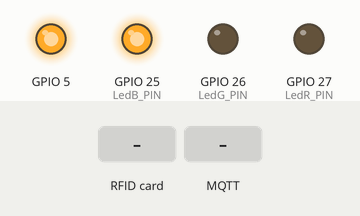
The sketch below on a simulated ESP32. Parts: output pins drawn as LEDs (lit = HIGH). Dashed ring = blinking. The inputs (shaded band) are chosen by the test bench. WiFi joins after 1.5 s; servers stay silent unless stated; no MQTT or app messages arrive unless stated; what the sketch prints to the serial monitor is not drawn.

Above: at 2.7 s.
2.8 s: RFID card 5E 7A 19 C4 held to the reader
At 4.7 s:
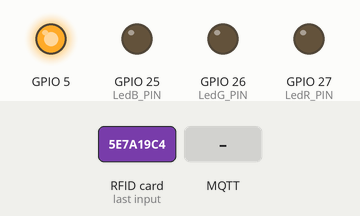
5.8 s: MQTT message "Access authorised" arrives on the first subscribed topic
At 8.3 s:
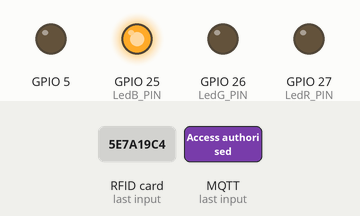
8.8 s: MQTT message "Access refused" arrives on the first subscribed topic
At 9.2 s:
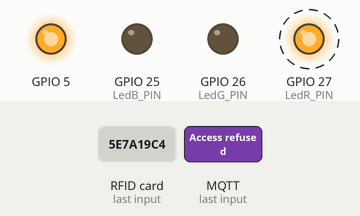
10.3 s: RFID card 5E 7A 19 C4 held to the reader
At 12.1 s:
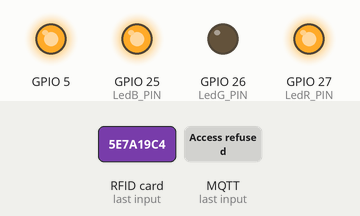
13.3 s: MQTT message "Access authorised" arrives on the first subscribed topic
At 16.4 s:
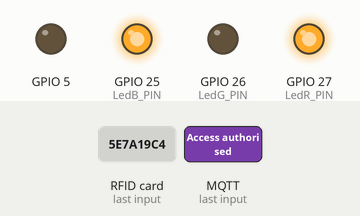
Timing chart, 0 to 17.3 s (numbered marks = the images above; inputs shaded):
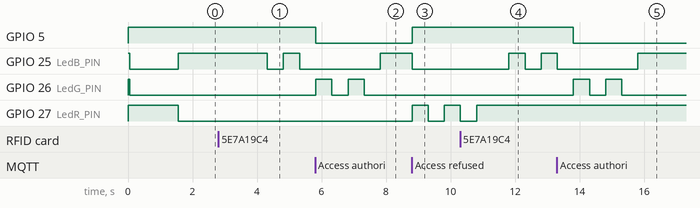

Measured:
- after the input at 2.8 s, GPIO 25 (LedB_PIN): HIGH → LOW after 1.5 s, → HIGH 0.50 s later, → LOW 0.50 s later
- after the input at 5.8 s, GPIO 5: HIGH → LOW at once; GPIO 25 (LedB_PIN): LOW → HIGH after 2.0 s instead of 0.02 s; GPIO 26 (LedG_PIN): alternates HIGH for 0.50 s and LOW for 0.50 s, 4 changes in all, then stays LOW, starting at once
- after the input at 8.8 s, GPIO 5: LOW → HIGH at once; GPIO 25 (LedB_PIN): HIGH → LOW at once; GPIO 27 (LedR_PIN): LOW → HIGH at once, → LOW 0.50 s later, → HIGH 0.50 s later
- after the input at 10.3 s, GPIO 25 (LedB_PIN): LOW → HIGH after 1.5 s, → LOW 0.50 s later, → HIGH 0.50 s later
- after the input at 13.3 s, GPIO 5: HIGH → LOW after 0.51 s; GPIO 26 (LedG_PIN): alternates HIGH for 0.50 s and LOW for 0.50 s, 4 changes in all, then stays LOW, starting after 0.51 s

The sketch:

esp.ino
```cpp
#include <SPI.h>
#include <MFRC522.h>
#include <WiFi.h>
#include <PubSubClient.h>
#include <WiFiManager.h> // https://github.com/tzapu/WiFiManager

#define SS_PIN    21
#define RST_PIN   22

#define LedB_PIN   25
#define LedG_PIN   26
#define LedR_PIN   27

#define MQTT_BROKER "192.168.0.103"
#define MQTT_PORT   1883
#define MQTT_TOPIC  "rfid/cards"
#define MQTT_RESULT_TOPIC "2FA/results"
String cardID = "";
String payloadString = "";

WiFiClient espClient;
PubSubClient client(espClient);

MFRC522 rfid(SS_PIN, RST_PIN);
MFRC522::MIFARE_Key key;

void setup() {
  WiFi.mode(WIFI_STA); // explicitly set mode, esp defaults to STA+AP
    // it is a good practice to make sure your code sets wifi mode how you want it.

    // put your setup code here, to run once:
    Serial.begin(115200);
  pinMode(LedB_PIN, OUTPUT);
  pinMode(LedG_PIN, OUTPUT);
  pinMode(LedR_PIN, OUTPUT);
  digitalWrite(LedB_PIN, HIGH);
  digitalWrite(LedG_PIN, HIGH);
  digitalWrite(LedR_PIN, HIGH);
  pinMode(5, OUTPUT);
  digitalWrite(5, HIGH);


  SPI.begin();
  rfid.PCD_Init();

  digitalWrite(LedB_PIN, LOW);
  digitalWrite(LedG_PIN, LOW);
  digitalWrite(LedR_PIN, HIGH);
  Serial.print("AP Start .....");
    //WiFiManager, Local intialization. Once its business is done, there is no need to keep it around
    WiFiManager wm;

    // reset settings - wipe stored credentials for testing
    // these are stored by the esp library
    wm.resetSettings();

    // Automatically connect using saved credentials,
    // if connection fails, it starts an access point with the specified name ( "AutoConnectAP"),
    // if empty will auto generate SSID, if password is blank it will be anonymous AP (wm.autoConnect())
    // then goes into a blocking loop awaiting configuration and will return success result

    bool res;
    // res = wm.autoConnect(); // auto generated AP name from chipid
    // res = wm.autoConnect("AutoConnectAP"); // anonymous ap
    res = wm.autoConnect("DoorAPID","VigilEye"); // password protected ap

    if(!res) {
        Serial.println("Failed to connect");
        delay(1000);
        //ESP.restart();
    } else
    {
        //if you get here you have connected to the WiFi
        Serial.println("connected...yeey :)");
        digitalWrite(LedB_PIN, HIGH);
        digitalWrite(LedG_PIN, LOW);
        digitalWrite(LedR_PIN, LOW);
        client.setServer(MQTT_BROKER, MQTT_PORT);
        client.setCallback(callback); // Set callback function for incoming messages

    }


}

void loop() {
  if (!client.connected()) {
    reconnect();
  }

  client.loop();

  // Only attempt RFID read if no card has been read in the current scan
  if (cardID == "" && rfid.PICC_IsNewCardPresent() && rfid.PICC_ReadCardSerial()) {
    sendCardID(rfid.uid.uidByte, rfid.uid.size);
    digitalWrite(LedB_PIN, HIGH);
    delay(500);
    digitalWrite(LedB_PIN, LOW);
    delay(500);
    digitalWrite(LedB_PIN, HIGH);
    delay(500);
    digitalWrite(LedB_PIN, LOW);
    delay(500);
    digitalWrite(LedB_PIN, HIGH);

  }
}

void connectWiFi() {
  Serial.println("Connecting to WiFi...");
  //WiFi.begin(WIFI_SSID, WIFI_PASSWORD);
  while (WiFi.status() != WL_CONNECTED) {
    Serial.print(".");
    delay(500);
  }
  Serial.println("\nConnected to WiFi");
}

void reconnect() {
  while (!client.connected()) {
    Serial.println("Attempting MQTT connection...");
    if (client.connect("ESP32Client")) {
      Serial.println("Connected to MQTT broker");
      client.subscribe(MQTT_RESULT_TOPIC); // Subscribe to the result topic
    } else {
      Serial.print("Failed, rc=");
      Serial.print(client.state());
      Serial.println(" trying again in 1 second");
      delay(1000);
    }
  }
}
void sendCardID(byte *buffer, byte bufferSize) {
  Serial.println("Card detected");

  for (byte i = 0; i < bufferSize; i++) {
    if (buffer[i] < 0x10) cardID += "0";
    cardID += String(buffer[i], HEX);
  }

  // Publish card ID to MQTT topic without quotes and b' prefix
  if (client.publish(MQTT_TOPIC, cardID.c_str())) {
    Serial.println("Card ID sent to MQTT broker: " + cardID);

    cardID = ""; // Clear cardID only after successful publishing
    delay(1000);
  } else {
    Serial.println("Failed to send card ID to MQTT broker");
  }
}


void callback(char* topic, byte* payload, unsigned int length) {
  Serial.print("Message arrived [");
  Serial.print(topic);
  Serial.print("] ");
  Serial.println();
  Serial.println("Payload: ");

  for (int i = 0; i < length; i++) {
    payloadString += (char)payload[i];
  }
  Serial.print(payloadString);

  if (payloadString == "Access authorised") {
    digitalWrite(5, LOW);
    Serial.print("open");
    digitalWrite(LedB_PIN, LOW);
    digitalWrite(LedG_PIN, HIGH);
    delay(500);
    digitalWrite(LedG_PIN, LOW);
    delay(500);
    digitalWrite(LedG_PIN, HIGH);
    delay(500);
    digitalWrite(LedG_PIN, LOW);
    delay(500);
    digitalWrite(LedB_PIN, HIGH);
  }
  if (payloadString == "Access refused") {
    digitalWrite(5, HIGH);
    Serial.print("close");
    digitalWrite(LedB_PIN, LOW);
    digitalWrite(LedR_PIN, HIGH);
    delay(500);
    digitalWrite(LedR_PIN, LOW);
    delay(500);
    digitalWrite(LedR_PIN, HIGH);
    delay(500);
    digitalWrite(LedR_PIN, LOW);
    delay(500);
    digitalWrite(LedR_PIN, HIGH);
  }

  // Reset variables
  payloadString = "";

  // Resubscribe to the topic
  //client.subscribe(MQTT_RESULT_TOPIC);
}
```
